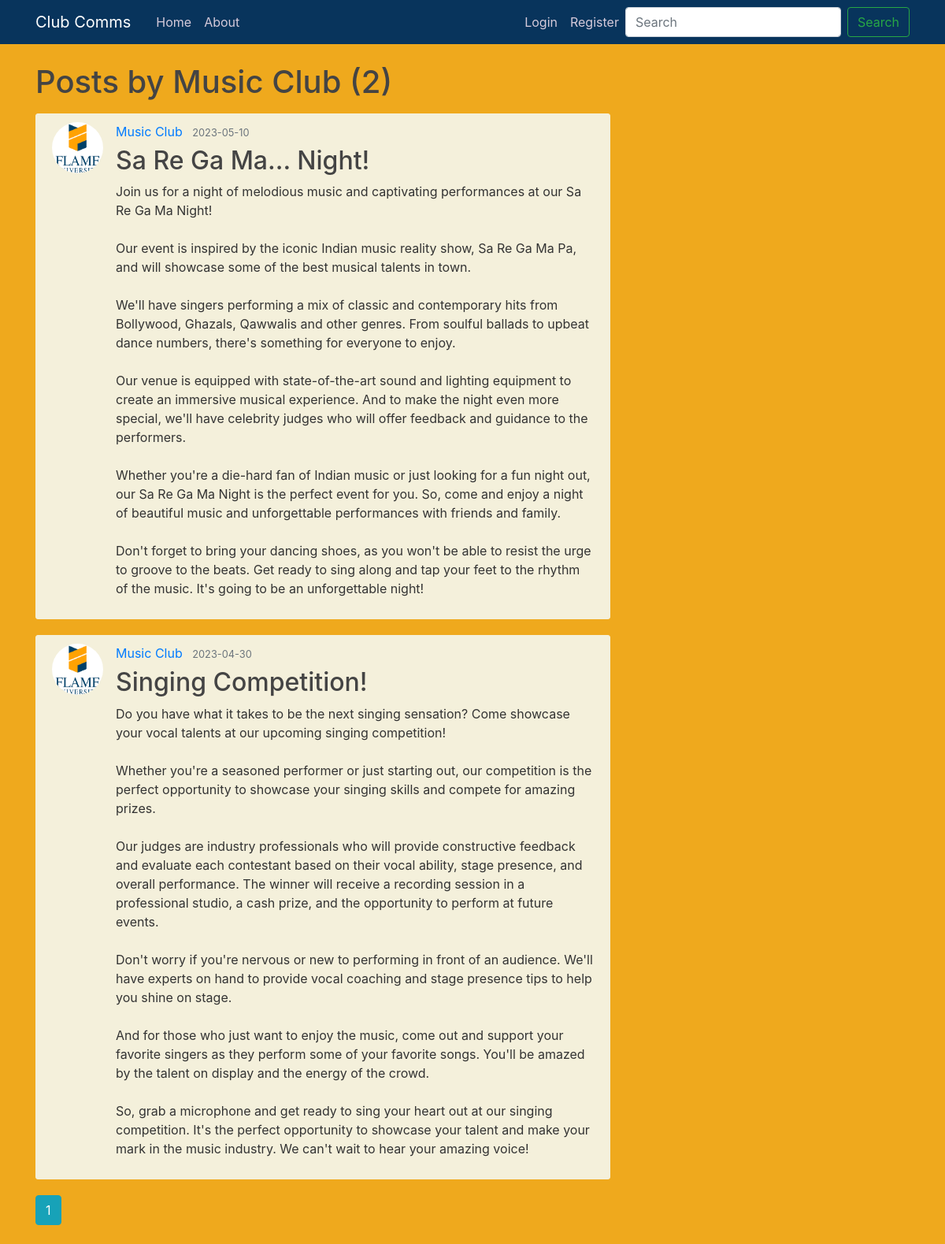
Page /user/Music Club on the committed database.
### flaskblog/models.py (models this page shows, shortened)
class User(db.Model, UserMixin):
    id = db.Column(db.Integer, primary_key=True)
    username = db.Column(db.String(20), unique=True, nullable=False)
    email = db.Column(db.String(120), unique=True, nullable=False)
    image_file = db.Column(db.String(20), nullable=False, default='default.jpg')
    password = db.Column(db.String(60), nullable=False)
    posts = db.relationship('Post', backref='author', lazy=True)

class Post(db.Model):
    id = db.Column(db.Integer, primary_key=True)
    title = db.Column(db.String(100), nullable=False)
    date_posted = db.Column(db.DateTime, nullable=False)
    content = db.Column(db.Text, nullable=False)
    user_id = db.Column(db.Integer, db.ForeignKey('user.id'), nullable=False)

### flaskblog/routes.py (the view)
@app.route("/user/<string:username>")
def user_posts(username):
    page = request.args.get('page', 1, type=int)
    user = User.query.filter_by(username=username).first_or_404()
    posts = Post.query.filter_by(author=user)\
        .order_by(Post.date_posted.desc())\
        .paginate(page=page, per_page=5)
    return render_template('user_posts.html', posts=posts, user=user)

### flaskblog/templates/user_posts.html
{% extends "layout.html" %}
{% block content %}
    <h1 class="mb-3">Posts by {{ user.username }} ({{ posts.total }})</h1>
    {% for post in posts.items %}
        <article class="media content-section">
          <img class="rounded-circle article-img" src="{{ url_for('static', filename='profile_pics/' + post.author.image_file) }}">
          <div class="media-body">
            <div class="article-metadata">
              <a class="mr-2" href="{{ url_for('user_posts', username=post.author.username) }}">{{ post.author.username }}</a>
              <small class="text-muted">{{ post.date_posted.strftime('%Y-%m-%d') }}</small>
            </div>
            <h2><a class="article-title" href="{{ url_for('post', post_id=post.id) }}">{{ post.title }}</a></h2>
            <p class="article-content">{{ post.content }}</p>
          </div>
        </article>
    {% endfor %}
    {% for page_num in posts.iter_pages(left_edge=1, right_edge=1, left_current=1, right_current=2) %}
      {% if page_num %}
        {% if posts.page == page_num %}
          <a class="btn btn-info mb-4" href="{{ url_for('user_posts', username=user.username, page=page_num) }}">{{ page_num }}</a>
        {% else %}
          <a class="btn btn-outline-info mb-4" href="{{ url_for('user_posts', username=user.username, page=page_num) }}">{{ page_num }}</a>
        {% endif %}
      {% else %}
        ...
      {% endif %}
    {% endfor %}
{% endblock content %}

### flaskblog/static/main.css (style rules this page uses)
body { background: #efa91d; color: #333333; margin-top: 5rem; }
h1, h2, h3, h4, h5, h6 { color: #444444; }
.content-section { background: #f4f0db; padding: 10px 20px; border: 1px solid #f4f0db; border-radius: 3px; margin-bottom: 20px; }
.article-title { color: #444444; }
.article-content { white-space: pre-line; }
.article-img { height: 65px; width: 65px; margin-right: 16px; }
.article-metadata { padding-bottom: 1px; margin-bottom: 4px; border-bottom: 1px solid #f4f0db }

### rows in the picture
User: username "Music Club"
Post: image_file (placeholder picture), author.username "Music Club", date_posted "2023-05-10", title "Sa Re Ga Ma... Night!", content "Join us for a night of melodious music and captivating performances at our Sa Re Ga Ma Night! Our event is inspired by the iconic Indian music reality show, Sa Re Ga Ma Pa, and will showcase some of the best musical talents in town. We'll have singers performing a mix of classic and contemporary hits from Bollywood, Ghazals, Qawwalis and other genres. From soulful ballads to upbeat dance numbers, there's something for everyone to enjoy. Our venue is equipped with state-of-the-art sound and lighting equipment to create an immersive musical experience. And to make the night even more special, we'll have celebrity judges who will offer feedback and guidance to the performers. Whether you're a…"
Post: image_file (placeholder picture), author.username "Music Club", date_posted "2023-04-30", title "Singing Competition!", content "Do you have what it takes to be the next singing sensation? Come showcase your vocal talents at our upcoming singing competition! Whether you're a seasoned performer or just starting out, our competition is the perfect opportunity to showcase your singing skills and compete for amazing prizes. Our judges are industry professionals who will provide constructive feedback and evaluate each contestant based on their vocal ability, stage presence, and overall performance. The winner will receive a recording session in a professional studio, a cash prize, and the opportunity to perform at future events. Don't worry if you're nervous or new to performing in front of an audience. We'll have experts…"

### other values in the picture
{{ posts.total }} "2"
{{ page_num }} "1"
